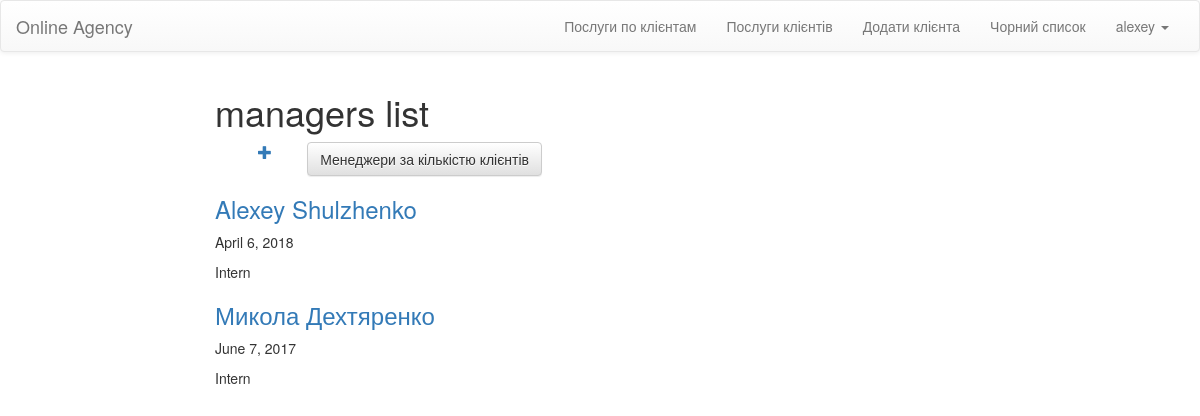
The page /manager/ (signed in) on the database as committed earlier.
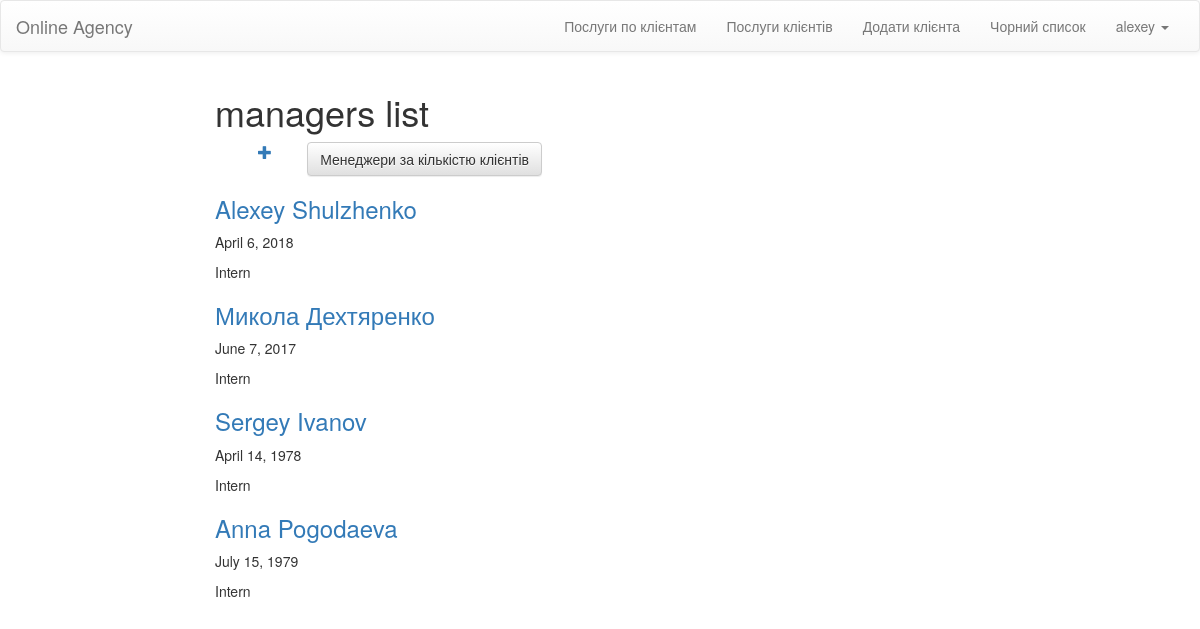
The same page on the database as committed later.
### OnlineAgecy/models.py (models this page shows, shortened)
class Manager(models.Model):
    id = models.AutoField(primary_key=True)
    Name = models.CharField(max_length=40)
    Birthday_date = models.DateField(max_length=100)
    Position = models.CharField(max_length=40, default='Intern')

### OnlineAgecy/views.py (the view)
# urls.py: url(r'^manager/$', views.managers, name='managers'),
@login_required(login_url="login/")
def managers(request):
	managers = Manager.objects.raw('SELECT * FROM OnlineAgecy_manager')
	return render(request, "manager/manager_list.html", {'managers': managers})

### templates/manager/manager_list.html (shortened to what this page needs)
{% extends 'layouts/base.html' %}
{% block content %}
    <div class="col-lg-8 col-lg-offset-2 col-md-8 col-md-offset-2">
        <span><h1> managers list </h1></span>
        <a class="btn btn-default" href="{% url 'managers_clients_count' %}">
             Менеджери за кількістю клієнтів
        </a>
        <span class="plus col-md-1 col-lg-1">
            <a href="{% url 'manager_new' %}" class="top-menu">
                <span class="glyphicon glyphicon-plus"></span>
            </a>
        </span>
        {% for manager in managers %}
             <div class="manager">
                 <div class="Name">
                    <h3><a href="{% url 'manager_detail' id=manager.id %}">{{manager.Name}}</a></h3>
                 </div>
                 <p>{{ manager.Birthday_date }}</p>
                 <p>{{manager.Position}} </p>
            </div>
        {% endfor %}
    </div>
{% endblock %}

### templates/layouts/base.html (shortened to what this page needs)
	{% load staticfiles %}
	<!DOCTYPE html>
	<html>
	<head>
        <link rel="stylesheet" href="{% static 'css/main.css' %}">
	    <link rel="stylesheet" href="//maxcdn.bootstrapcdn.com/bootstrap/3.2.0/css/bootstrap.min.css">
        <link rel="stylesheet" href="//maxcdn.bootstrapcdn.com/bootstrap/3.2.0/css/bootstrap-theme.min.css">
        <link rel="stylesheet" href="https://cdnjs.cloudflare.com/ajax/libs/bootstrap-datetimepicker/4.17.37/css/bootstrap-datetimepicker.min.css" />
    </head>
	<body>
	<nav class="navbar navbar-default">
	  <div class="container-fluid">
	    <div class="navbar-header">
	      <a class="navbar-brand" href="/">Online Agency</a>
	    </div>
	    <div class="collapse navbar-collapse" id="bs-example-navbar-collapse-1">
	      <ul class="nav navbar-nav navbar-right">
              {% for group in user.groups.all %}
                {% if group.name == 'manager' %}
                  <li><a href="{% url 'contracts_services'  %} ">Послуги по клієнтам</a></li>
                  <li><a href="{% url 'clients_services_count'  %} ">Послуги клієнтів</a></li>
                  <li><a href="{% url 'client_new'  %} ">Додати клієнта</a></li>
                  <li><a href="{% url 'fresh_clients' %} ">Чорний список</a></li>
                {% endif %}
              {% endfor %}
	        <li class="dropdown">
	          <a href="#" class="dropdown-toggle" data-toggle="dropdown" role="button" aria-expanded="false">{{ request.user.username }} <span class="caret"></span></a>
	        </li>
	      </ul>
	    </div>
	  </div>
	</nav>
    {% block content %}
    {% endblock %}
	</body>
	</html>

Rows that differ between the two databases and show on the page:
added Manager: Name "Sergey Ivanov", Birthday_date "April 14, 1978", Position "Intern"
added Manager: Name "Anna Pogodaeva", Birthday_date "July 15, 1979", Position "Intern"
